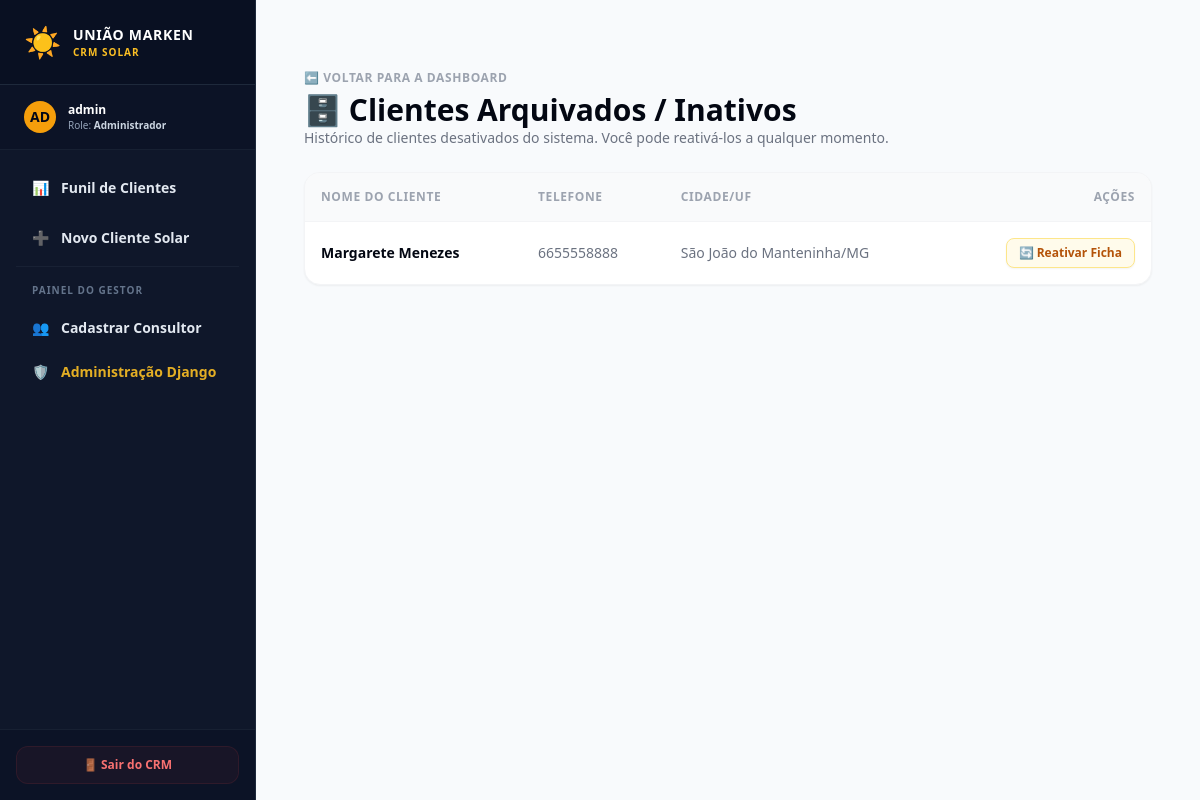
The page /crm/clientes/arquivados/ (signed in) on the database as committed earlier.
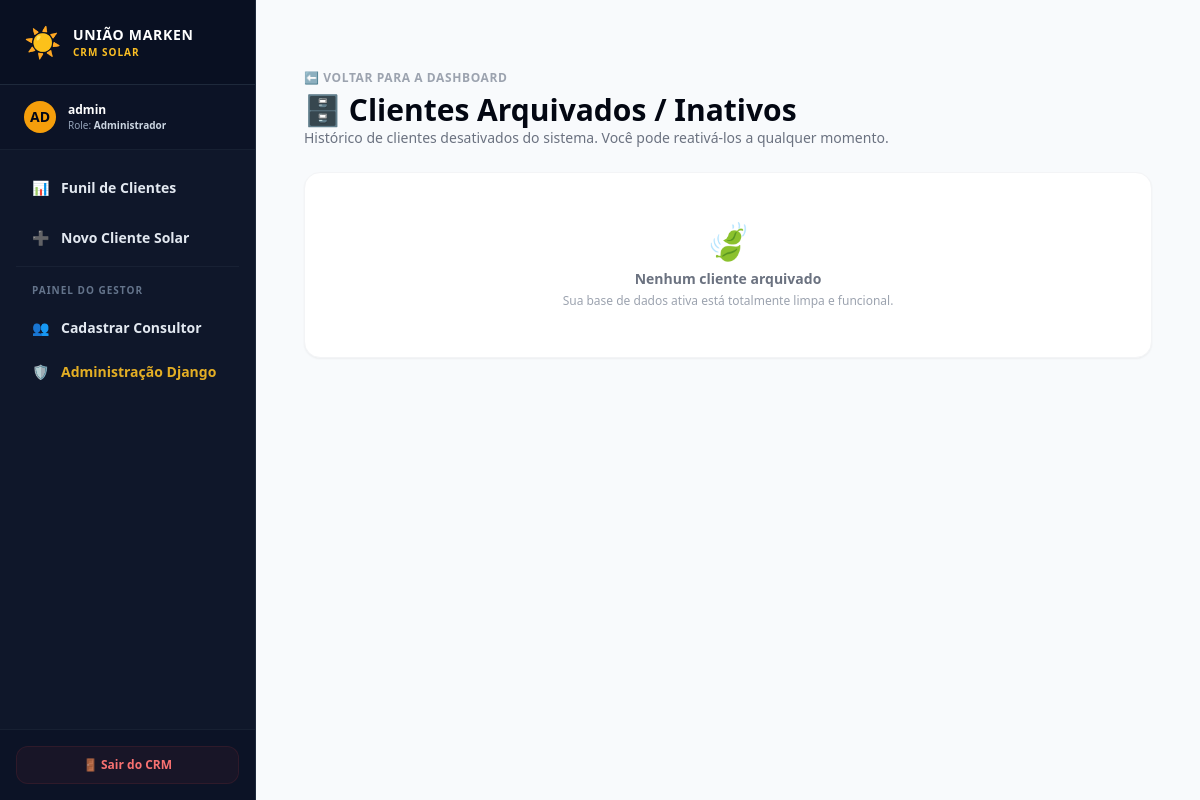
The same page on the database as committed later.
### apps/crm/models.py (models this page shows, shortened)
class Cliente(models.Model):
    vendedor = models.ForeignKey(CustomUser, on_delete=models.SET_NULL, null=True, related_name='clientes')
    nome = models.CharField(max_length=255)
    cpf_cnpj = models.CharField(max_length=18, unique=True)
    telefone = models.CharField(max_length=20)
    email = models.EmailField(blank=True, null=True)
    cep = models.CharField(max_length=9)
    endereco = models.CharField(max_length=255)
    numero = models.CharField(max_length=20)
    bairro = models.CharField(max_length=100)
    cidade = models.CharField(max_length=100)
    estado = models.CharField(max_length=2)
    tipo_estrutura = models.CharField(max_length=50, choices=TipoEstrutura.choices, default=TipoEstrutura.COLONIAL)
    fase_atual = models.CharField(max_length=20, choices=FaseProcesso.choices, default=FaseProcesso.ORCAMENTO)
    criado_em = models.DateTimeField(auto_now_add=True)
    consumo_kwh = models.PositiveIntegerField(default=0, help_text="Consumo atual do cliente (ex: 1000 kWh)")
    producao_estimada_kwh = models.PositiveIntegerField(default=0, help_text="Produção estimada que o cliente quer para a usina (ex: 1500 kWh)")
    potencia_painel = models.PositiveIntegerField(default=550, help_text="Potência dos painéis/placas em Watts (ex: 550)")
    marca_inversor = models.CharField(max_length=100, blank=True, null=True, help_text="Marca do inversor que será usado")
    potencia_usina = models.DecimalField(max_digits=6, decimal_places=2, default=0.00, help_text="Calculado: Potência total da usina em kWp")
    qtd_modulos = models.PositiveIntegerField(default=0, help_text="Calculado: Quantidade de placas")
    valor_investimento = models.DecimalField(max_digits=10, decimal_places=2, default=0.00, help_text="Calculado: Preço final do projeto")
    is_active = models.BooleanField(
        default=True,
        help_text="Define se o cliente está ativo no sistema (Soft Delete)"
    )

### apps/crm/views.py (the view)
# urls.py: path('clientes/arquivados/', ClienteInativoListView.as_view(), name='cliente_inativo_list'),
class ClienteInativoListView(SolarAccessControlMixin, ListView):
    model = Cliente
    template_name = 'crm/cliente_inativo_list.html'
    context_object_name = 'clientes'
    def get_queryset(self):
        queryset = super().get_queryset().filter(is_active=False)
        if self.request.user.role != 'ADMIN':
            queryset = queryset.filter(vendedor=self.request.user)
        return queryset

### apps/users/mixins.py (called while the page is built)
    def get_queryset(self):
        queryset = super().get_queryset()
        user = self.request.user
        if hasattr(queryset.model, 'is_active'):
            if user.role != CustomUser.Role.ADMIN:
                queryset = queryset.filter(is_active=True)
        if user.role == CustomUser.Role.VENDEDOR:
            return queryset.filter(vendedor=user)
        elif user.role == CustomUser.Role.ADMIN:
            return queryset
        return queryset.none()

### templates/crm/cliente_inativo_list.html (shortened to what this page needs)
{% extends 'base.html' %}
{% block content %}
<div class="max-w-6xl mx-auto px-4 py-8">
    <div class="flex justify-between items-center mb-6">
        <div>
            <a href="{% url 'crm:cliente_list' %}" class="text-xs font-bold text-gray-400 uppercase tracking-wider hover:text-gray-600">
                ⬅️ Voltar para a Dashboard
            </a>
            <h2 class="text-3xl font-extrabold text-gray-950 mt-1">🗄️ Clientes Arquivados / Inativos</h2>
            <p class="text-sm text-gray-500">Histórico de clientes desativados do sistema. Você pode reativá-los a qualquer momento.</p>
        </div>
    </div>
    <div class="bg-white rounded-2xl shadow-sm border border-gray-100 overflow-hidden">
        {% if clientes %}
        <div class="overflow-x-auto">
            <table class="w-full text-left border-collapse">
                <thead>
                    <tr class="bg-gray-50 border-b border-gray-100 text-xs font-bold text-gray-400 uppercase tracking-wider">
                        <th class="p-4">Nome do Cliente</th>
                        <th class="p-4">Telefone</th>
                        <th class="p-4">Cidade/UF</th>
                        <th class="p-4 text-right">Ações</th>
                    </tr>
                </thead>
                <tbody class="divide-y divide-gray-50 text-sm text-gray-700">
                    {% for cliente in clientes %}
                    <tr class="hover:bg-gray-50/70 transition-colors">
                        <td class="p-4 font-semibold text-gray-950">{{ cliente.nome }}</td>
                        <td class="p-4 text-gray-500">{{ cliente.telefone }}</td>
                        <td class="p-4 text-gray-500">{{ cliente.cidade }}/{{ cliente.estado }}</td>
                        <td class="p-4 text-right">
                            <form action="{% url 'crm:cliente_reativar' cliente.pk %}" method="POST" class="inline" onsubmit="return confirm('Deseja reativar a ficha deste cliente?');">
                                <button type="submit" class="bg-amber-50 hover:bg-amber-100 text-amber-700 border border-amber-200 font-semibold py-1.5 px-3 rounded-lg text-xs transition-colors shadow-sm">
                                    🔄 Reativar Ficha
                                </button>
                            </form>
                        </td>
                    </tr>
                    {% endfor %}
                </tbody>
            </table>
        </div>
        {% else %}
        <div class="text-center py-12 flex flex-col items-center justify-center">
            <span class="text-4xl mb-2">🍃</span>
            <p class="text-sm font-semibold text-gray-500">Nenhum cliente arquivado</p>
            <p class="text-xs text-gray-400 mt-1">Sua base de dados ativa está totalmente limpa e funcional.</p>
        </div>
        {% endif %}
    </div>
</div>
{% endblock %}

Rows that differ between the two databases and show on the page:
no longer on this page (row edited): Cliente: nome "Margarete Menezes", telefone "6655558888", cidade "São João do Manteninha", estado "MG"
Other text that changed with them:
text no longer shown: "NOME DO CLIENTE TELEFONE CIDADE/UF AÇÕES"
text now shown: "🍃 Nenhum cliente arquivado Sua base de dados ativa está totalmente limpa e funcional."
